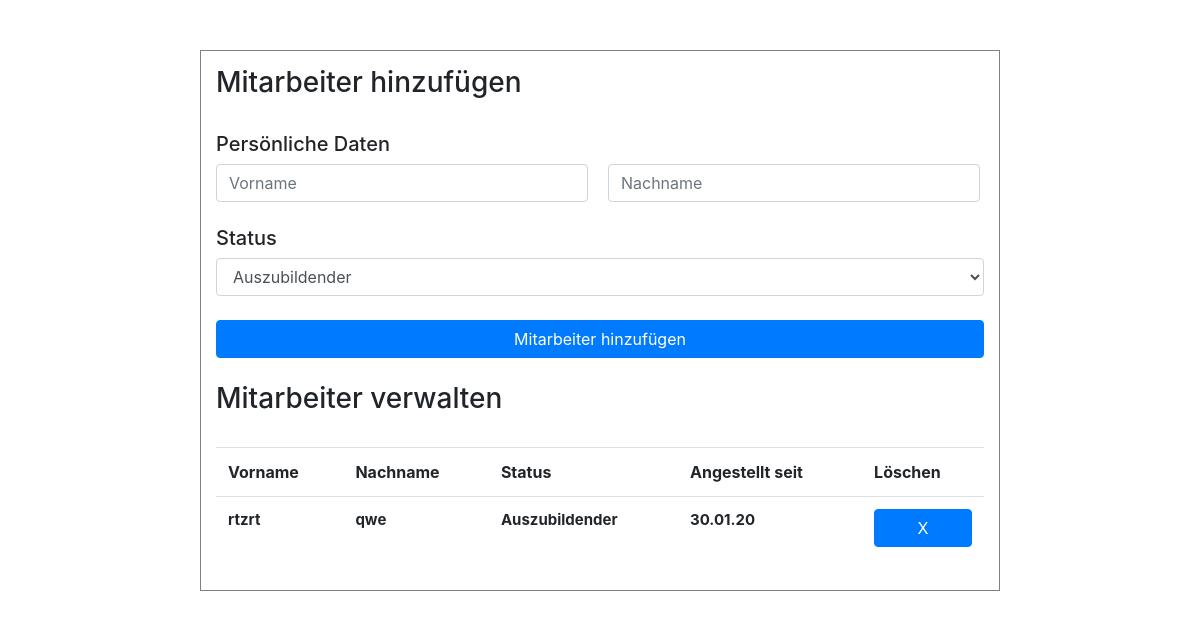
Before: / with the older database file.
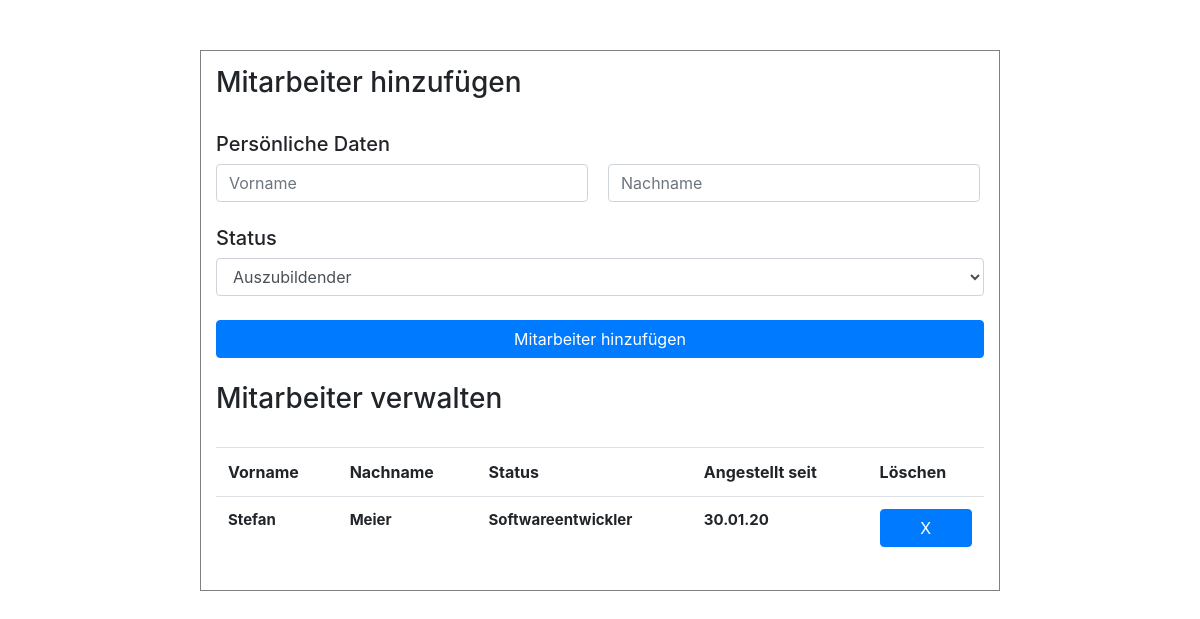
After: the same page with the newer database file.
### tables this page shows
CREATE TABLE "Mitarbeiter" (
	"Id"	INTEGER PRIMARY KEY AUTOINCREMENT,
	"Vorname"	TEXT,
	"Nachname"	TEXT,
	"Status"	TEXT,
	"Zeit"	TEXT
);

### data.php (called while the page is built, shortened)
<?php
    function getUsers($DB)
    {
        $result = $DB->query("SELECT * FROM Mitarbeiter ORDER BY Id");
        $return = array();
        while($row = $result->fetchArray(SQLITE3_ASSOC))
        {
            $return[] = $row;
        }
        return $return;
    }
 ?>

### view.php (the view, shortened to what this page needs)
<?php
function controlHeader() {
?>
<!DOCTYPE html>
<link rel="stylesheet" href="css/style.css">
<link rel="stylesheet" href="https://stackpath.bootstrapcdn.com/bootstrap/4.4.1/css/bootstrap.min.css">
<body>
    <div class="content">
<?php
}
function controlUseradd()
{
?>
        <h3>Mitarbeiter hinzuf&uuml;gen</h3>
        <br>
        <h5>Persönliche Daten</h5>
        <form action="index.php?route=add" method="post">
            <div class="formblock">
                <input class="form-control" type="text" placeholder="Vorname" name="vorname" required>
            </div>
            <div class="formblock formblockright">
                <input class="form-control" type="text" placeholder="Nachname" name="nachname" required>
            </div>
            <br><br>
            <h5>Status</h5>
            <select name="status" class="form-control">
                <option value="Auszubildender">Auszubildender</option>
            </select>
            <br>
            <button type="submit" class="btn btn-primary button">Mitarbeiter hinzuf&uuml;gen</button>
        </form>
<?php
}
function controlListUsers($Users)
{
?>
    <br>
    <h3>Mitarbeiter verwalten</h3>
    <br>
<?php
    if(count($Users) == 0)
    {
        echo "Derzeit keine Mitarbeiter";
    } else {
?>
    <table class="table">
        <tr>
            <th>Vorname</th>
            <th>Nachname</th>
            <th>Status</th>
            <th>Angestellt seit</th>
            <th>Löschen</th>
        </tr>
<?php
        foreach($Users as $Id => $User)
        {
?>
        <tr class="rows">
            <th><?= $User['Vorname'] ?></th>
            <th><?= $User['Nachname'] ?></th>
            <th><?= $User['Status'] ?></th>
            <th><?= $User['Zeit'] ?></th>
            <th>
                <form action="index.php?route=del" method="post">
                <button class="btn btn-primary button">X</button>
                </form>
            </th>
        </tr>
<?php
        }
?>
</table>
<?php
    }
}
function controlFooter()
{
?>
    </div>
</body>
<?php
}

### index.php (shortened to what this page needs)
<?php
require("data.php");
require("view.php");
$DB = new SQLite3("db/db.sqlite3");
if(!isset($_GET['route']))
{
    $route = "index";
} else {
    $route = $_GET['route'];
}
if($route == "index")
{
    View\controlHeader();
    View\controlUseradd();
    View\controlListUsers(Data\getUsers($DB));
    View\controlFooter();
}
?>

### css/style.css (style rules this page uses)
.content { margin-left: auto; margin-right: auto; width: 800px; min-height: 200px; border: 1px solid grey; margin-top: 50px; padding: 15px; }
.formblock { width: 48.5%; display: inline-block; }
.formblockright { margin-left: 15px; }
.button { width: 100%; }
.table { width: 100%; }
.rows { font-size: 15px; }

Changed rows visible on the page:
removed mitarbeiter: Vorname "rtzrt", Nachname "qwe", Status "Auszubildender", Zeit "30.01.20"
added mitarbeiter: Vorname "Stefan", Nachname "Meier", Status "Softwareentwickler", Zeit "30.01.20"
